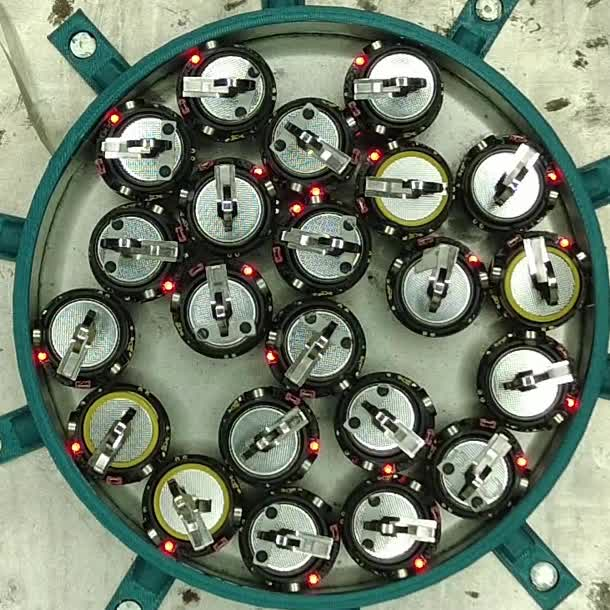
#> input picture datos/video/verificacion/corte_20261030_1600/VC1_ultimo.jpg, 610 x 610 px; its folder holds only this picture in this run
$ python -i calibration.py   (imports and definitions only)
#> lines starting #> are read from the running program, lines starting #| are printed output that depends on the picture
"""Automatic, resolution-independent calibration of the robot detector.

Every geometric parameter of the detector/tracker scales with the apparent robot size, so we
measure that size first and derive the rest from it:

1. Radius: the disc/ring matched filter (same model used for detection) is evaluated on a
   geometric radius grid. The mean of the K strongest local maxima peaks when the template matches
   the real robot (smaller -> ring falls on the bright battery; larger -> disc swallows the dark
   ring). Coarse grid on a ~256 px image, then a fine grid on an image rescaled so the robot is
   ~24 px, with parabolic refinement in log(r).
2. Intensities: disc and ring gray levels are sampled at the strongest peaks; dark thresholds are
   placed at fixed fractions of that contrast (reproduces the hand-tuned 4K values 70/110).
3. Count: full detection with the derived params on the sample frames -> median N.

Reference geometry (measured on DJI_0196, 4K): r_out = 48 px, r_in = 36 px (ratio 0.75),
max speed ~13 px/frame (0.28 r_out).

Size prior from the enclosure: robots and wall are fixed in size (robot 33 mm, wall 185 mm), so when the
enclosure is found in the crop the radius search is limited to ROBOT_PER_ARENA * r_wall * [0.6, 1.6].
Without it, small bright details (metal tab, glints, LEDs) win at low resolution: on a 1080p crop of
380 px the score keeps growing towards the smallest radius and the robot (r ~ 28 px) loses. As a second
guard, a maximum at the edge of the radius grid is not accepted when an interior maximum exists.
"""
from __future__ import annotations

from dataclasses import dataclass, replace
from typing import Callable, Optional

import cv2
import numpy as np

from vidfetch.core import arena as arena_mod
from vidfetch.core import detection as det
from vidfetch.core.models import Roi, TrimRange
from vidfetch.core.processing import Pipeline
from vidfetch.core.video_io import VideoReader

RING_RATIO = 0.75            # r_in / r_out
TARGET_R_ANALYSIS = 24.0     # r_out after downscaling for detection (px)
SEPARATION_PER_R = 1.5       # separation / r_out
SEARCH_PER_R = 0.625         # tracker search range / r_out
GAP_GROWTH_PER_R = 0.0625    # tracker gate growth per missing frame / r_out
PIXEL_DARK_FRAC = 0.14       # ring pixel threshold = ring + frac * (disc - ring)
RING_MAX_FRAC = 0.50         # ring mean gate     = ring + frac * (disc - ring)
MIN_R_OUT = 4.0              # px, below this a ring cannot be resolved
ROBOT_PER_ARENA = 0.164      # robot r_out / inner wall radius (4K: 46.7 / 285 px; 1080p crop: 28 / 181)
PRIOR_RANGE = (0.6, 1.6)     # radius search window around the enclosure prior


@dataclass(frozen=True)
class Calibration:
    r_out: float              # px at the input (ROI) resolution
    r_in: float
    ring_gray: float          # typical dark-ring gray level
    disc_gray: float          # typical bright-disc gray level
    n_estimate: Optional[int]
    n_per_frame: tuple[int, ...]
    radius_spread: float      # relative spread (max-min)/median of per-frame radius estimates
    frame_size: tuple[int, int]  # (w, h) analysed
    arena_r_in: float = float("nan")  # inner wall radius used as size prior [px]; nan = not found

    @property
    def diameter(self) -> float:
        return 2 * self.r_out

    # [4 lines left out: function reliable, not called in this run]


def _kernels(r_in: float, r_out: float) -> tuple[np.ndarray, np.ndarray]:
    R = int(np.ceil(r_out))
    yy, xx = np.mgrid[-R:R + 1, -R:R + 1]
    rr = np.hypot(xx, yy)
    d = (rr <= r_in).astype(np.float32)
    g = ((rr > r_in) & (rr <= r_out)).astype(np.float32)
    return d / max(d.sum(), 1), g / max(g.sum(), 1)


def _response(g: np.ndarray, r: float, gate_max: float) -> tuple[np.ndarray, np.ndarray, np.ndarray]:
    kd, kr = _kernels(RING_RATIO * r, r)
    md = cv2.filter2D(g, -1, kd, borderType=cv2.BORDER_REFLECT)
    mr = cv2.filter2D(g, -1, kr, borderType=cv2.BORDER_REFLECT)
    return (md - mr) * np.clip((gate_max - mr) / gate_max, 0, 1), md, mr


def _peaks(R: np.ndarray, r: float, k: int) -> tuple[np.ndarray, np.ndarray]:
    w = 2 * max(1, int(round(r))) + 1
    mx = cv2.dilate(R, cv2.getStructuringElement(cv2.MORPH_ELLIPSE, (w, w)))
    ys, xs = np.nonzero((R == mx) & (R > 0))
    order = np.argsort(-R[ys, xs])[:k]
    return ys[order], xs[order]


def _score(g: np.ndarray, r: float, gate_max: float, k: int) -> float:
    R = _response(g, r, gate_max)[0]
    ys, xs = _peaks(R, r, k)
    return float(R[ys, xs].mean()) if len(ys) else 0.0


def _best_on_grid(g: np.ndarray, rs: np.ndarray, gate_max: float, k: int, step: float) -> float:
    sc = np.array([_score(g, r, gate_max, k) for r in rs])
    # Best interior local maximum: a maximum on the edge of the grid is a trend, not a size
    interior = [j for j in range(1, len(sc) - 1) if sc[j] >= sc[j - 1] and sc[j] >= sc[j + 1]]
    i = max(interior, key=lambda j: sc[j]) if interior else int(np.argmax(sc))
    if 0 < i < len(sc) - 1:
        y0, y1, y2 = sc[i - 1:i + 2]
        den = y0 - 2 * y1 + y2
        off = float(np.clip(0.5 * (y0 - y2) / den, -1, 1)) if den != 0 else 0.0
        return float(rs[i] * step ** off)
    return float(rs[i])


def _resize(gray: np.ndarray, f: float) -> np.ndarray:
    if abs(f - 1.0) < 1e-3:
        return gray.astype(np.float32)
    interp = cv2.INTER_AREA if f < 1 else cv2.INTER_CUBIC
    return cv2.resize(gray, None, fx=f, fy=f, interpolation=interp).astype(np.float32)


def estimate_radius(gray: np.ndarray, k: int = 10, r_prior: Optional[float] = None) -> tuple[float, float]:
    """Returns (r_out in input px, Otsu threshold) for one grayscale frame.

    r_prior: expected r_out [input px] (from the enclosure); limits the coarse search to PRIOR_RANGE.
    """
    h, w = gray.shape
    otsu, _ = cv2.threshold(gray, 0, 255, cv2.THRESH_BINARY + cv2.THRESH_OTSU)
    gate = max(float(otsu) * 1.1, 1.0)
    # Coarse
    f0 = min(1.0, 256.0 / max(h, w))
    g0 = _resize(gray, f0)
    rs = MIN_R_OUT * 1.15 ** np.arange(60)
    rs = rs[rs <= min(g0.shape) / 4]
    if r_prior:
        cerca = rs[(rs >= PRIOR_RANGE[0] * r_prior * f0) & (rs <= PRIOR_RANGE[1] * r_prior * f0)]
        if len(cerca) >= 3:
            rs = cerca
    if len(rs) < 3:
        raise ValueError("La imagen es demasiado chica para estimar el tamaño de los robots.")
    r0 = _best_on_grid(g0, rs, gate, k, 1.15) / f0
    # Fine: rescale so the robot is ~TARGET_R_ANALYSIS px
    f1 = min(1.0, TARGET_R_ANALYSIS / r0) if r0 > TARGET_R_ANALYSIS else 1.0
    g1 = _resize(gray, f1)
    centre = r0 * f1
    rs = centre * 1.02 ** np.arange(-8, 9)
    rs = rs[(rs >= MIN_R_OUT) & (rs <= min(g1.shape) / 4)]
    r1 = _best_on_grid(g1, rs, gate, k, 1.02) / f1 if len(rs) >= 3 else r0
    return r1, float(otsu)


# [9 lines left out: function _gray_levels, not called in this run]


def _to_gray(img: np.ndarray) -> np.ndarray:
    return img if img.ndim == 2 else cv2.cvtColor(img, cv2.COLOR_BGR2GRAY)


# [102 lines left out: functions arena_radius, calibrate_frames, derive_detection_params, derive_tracker_values, sample_frames, calibrate_video and 1 more, not called in this run]

>>> import cv2
>>> picture = cv2.imread('../../../datos/video/verificacion/corte_20261030_1600/VC1_ultimo.jpg', cv2.IMREAD_GRAYSCALE)
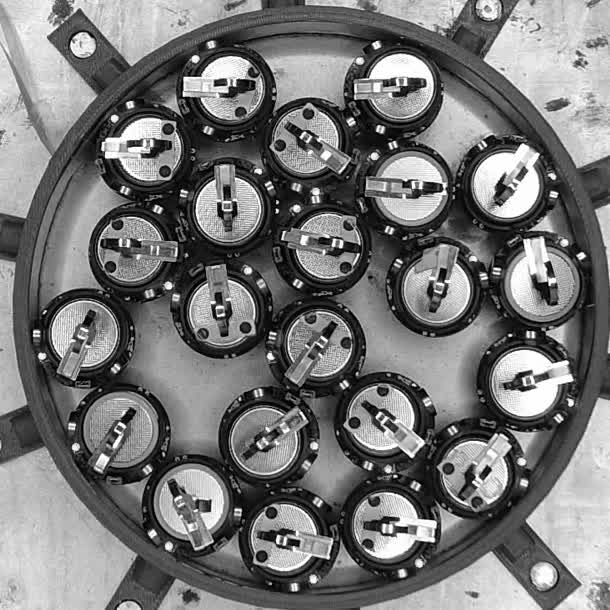
#> picture: shape (610, 610); min 0, max 255, mean 118.4
>>> result = estimate_radius(picture)
#> in estimate_radius, `otsu, _ = cv2.threshold(gray, 0, 255, cv2.THRESH_BINARY + cv2.THRESH_O..`: otsu = 122
#> in estimate_radius, `gate = max(float(otsu) * 1.1, 1.0)`: gate = 134.2
#> in _resize, `return cv2.resize(gray, None, fx=f, fy=f, interpolation=interp).astype..`:
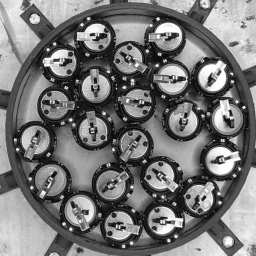
#> returned value: shape (256, 256) float32; min 2, max 255, mean 118.4
#> in _best_on_grid, `sc = np.array([_score(g, r, gate_max, k) for r in rs])`: sc = 20 values, max 61.81 at index 12, min 7.26 at index 19, mean 31.74
#> in _best_on_grid, `interior = [j for j in range(1, len(sc) - 1) if sc[j] >= sc[j - 1] and..`: interior = [4, 8, 12]
#> in _best_on_grid, `i = max(interior, key=lambda j: sc[j]) if interior else int(np.argmax(..`: i = 12
#> in _best_on_grid, `y0, y1, y2 = sc[i - 1:i + 2]`: y0 = 59.58; y1 = 61.81; y2 = 45.81
#> in _best_on_grid, `den = y0 - 2 * y1 + y2`: den = -18.23
#> in _best_on_grid, `off = float(np.clip(0.5 * (y0 - y2) / den, -1, 1)) if den != 0 else 0.0`: off = -0.378
#> in estimate_radius, `r0 = _best_on_grid(g0, rs, gate, k, 1.15) / f0`: r0 = 48.37
#> in estimate_radius, `f1 = min(1.0, TARGET_R_ANALYSIS / r0) if r0 > TARGET_R_ANALYSIS else 1.0`: f1 = 0.496
#> call 2 of _resize, with f = 0.496
#> in _resize (call 2), `return cv2.resize(gray, None, fx=f, fy=f, interpolation=interp).astype..`:
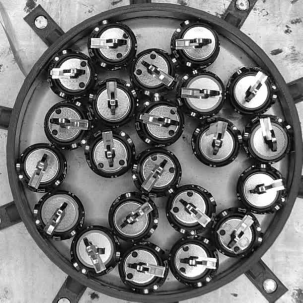
#> returned value: shape (303, 303) float32; min 1, max 255, mean 118.5
#> in estimate_radius, `centre = r0 * f1`: centre = 24
#> in estimate_radius, `rs = centre * 1.02 ** np.arange(-8, 9)`: rs = 17 values from 20.48 to 28.12
#> in estimate_radius, `r1 = _best_on_grid(g1, rs, gate, k, 1.02) / f1 if len(rs) >= 3 else r0`: r1 = 46.79
#> result = (46.79, 122)
